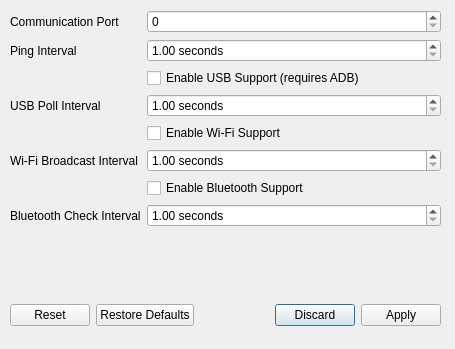
<?xml version="1.0" encoding="UTF-8"?>
<ui version="4.0">
 <class>SettingsNetwork</class>
 <widget class="QDialog" name="SettingsNetwork">
  <property name="geometry">
   <rect>
    <x>0</x>
    <y>0</y>
    <width>455</width>
    <height>349</height>
   </rect>
  </property>
  <property name="minimumSize">
   <size>
    <width>455</width>
    <height>349</height>
   </size>
  </property>
  <property name="maximumSize">
   <size>
    <width>455</width>
    <height>349</height>
   </size>
  </property>
  <property name="windowTitle">
   <string>OpenMic Server | Network Settings</string>
  </property>
  <widget class="QDialogButtonBox" name="buttonBox">
   <property name="geometry">
    <rect>
     <x>10</x>
     <y>300</y>
     <width>431</width>
     <height>31</height>
    </rect>
   </property>
   <property name="orientation">
    <enum>Qt::Horizontal</enum>
   </property>
   <property name="standardButtons">
    <set>QDialogButtonBox::Apply|QDialogButtonBox::Discard|QDialogButtonBox::Reset|QDialogButtonBox::RestoreDefaults</set>
   </property>
  </widget>
  <widget class="QWidget" name="formLayoutWidget">
   <property name="geometry">
    <rect>
     <x>10</x>
     <y>10</y>
     <width>431</width>
     <height>271</height>
    </rect>
   </property>
   <layout class="QFormLayout" name="formLayout">
    <item row="0" column="0">
     <widget class="QLabel" name="communicationPortLbl">
      <property name="text">
       <string>Communication Port</string>
      </property>
     </widget>
    </item>
    <item row="0" column="1">
     <widget class="QSpinBox" name="communicationPort"/>
    </item>
    <item row="2" column="1">
     <widget class="QCheckBox" name="usbSupport">
      <property name="text">
       <string>Enable USB Support (requires ADB)</string>
      </property>
     </widget>
    </item>
    <item row="4" column="1">
     <widget class="QCheckBox" name="wifiSupport">
      <property name="text">
       <string>Enable Wi-Fi Support</string>
      </property>
     </widget>
    </item>
    <item row="6" column="1">
     <widget class="QCheckBox" name="btSupport">
      <property name="text">
       <string>Enable Bluetooth Support</string>
      </property>
     </widget>
    </item>
    <item row="3" column="0">
     <widget class="QLabel" name="usbPollLbl">
      <property name="text">
       <string>USB Poll Interval</string>
      </property>
     </widget>
    </item>
    <item row="3" column="1">
     <widget class="QDoubleSpinBox" name="usbPoll">
      <property name="suffix">
       <string> seconds</string>
      </property>
      <property name="minimum">
       <double>1.000000000000000</double>
      </property>
     </widget>
    </item>
    <item row="5" column="0">
     <widget class="QLabel" name="wifiBroadcastLbl">
      <property name="text">
       <string>Wi-Fi Broadcast Interval</string>
      </property>
     </widget>
    </item>
    <item row="5" column="1">
     <widget class="QDoubleSpinBox" name="wifiBroadcast">
      <property name="suffix">
       <string> seconds</string>
      </property>
      <property name="minimum">
       <double>1.000000000000000</double>
      </property>
     </widget>
    </item>
    <item row="7" column="1">
     <widget class="QDoubleSpinBox" name="btCheck">
      <property name="suffix">
       <string> seconds</string>
      </property>
      <property name="minimum">
       <double>1.000000000000000</double>
      </property>
     </widget>
    </item>
    <item row="7" column="0">
     <widget class="QLabel" name="btCheckLbl">
      <property name="text">
       <string>Bluetooth Check Interval</string>
      </property>
     </widget>
    </item>
    <item row="1" column="0">
     <widget class="QLabel" name="pingIntervalLbl">
      <property name="text">
       <string>Ping Interval</string>
      </property>
     </widget>
    </item>
    <item row="1" column="1">
     <widget class="QDoubleSpinBox" name="pingInterval">
      <property name="suffix">
       <string> seconds</string>
      </property>
      <property name="minimum">
       <double>1.000000000000000</double>
      </property>
     </widget>
    </item>
   </layout>
  </widget>
 </widget>
 <resources/>
 <connections>
  <connection>
   <sender>buttonBox</sender>
   <signal>accepted()</signal>
   <receiver>SettingsNetwork</receiver>
   <slot>accept()</slot>
   <hints>
    <hint type="sourcelabel">
     <x>248</x>
     <y>254</y>
    </hint>
    <hint type="destinationlabel">
     <x>157</x>
     <y>274</y>
    </hint>
   </hints>
  </connection>
  <connection>
   <sender>buttonBox</sender>
   <signal>rejected()</signal>
   <receiver>SettingsNetwork</receiver>
   <slot>reject()</slot>
   <hints>
    <hint type="sourcelabel">
     <x>316</x>
     <y>260</y>
    </hint>
    <hint type="destinationlabel">
     <x>286</x>
     <y>274</y>
    </hint>
   </hints>
  </connection>
 </connections>
</ui>
